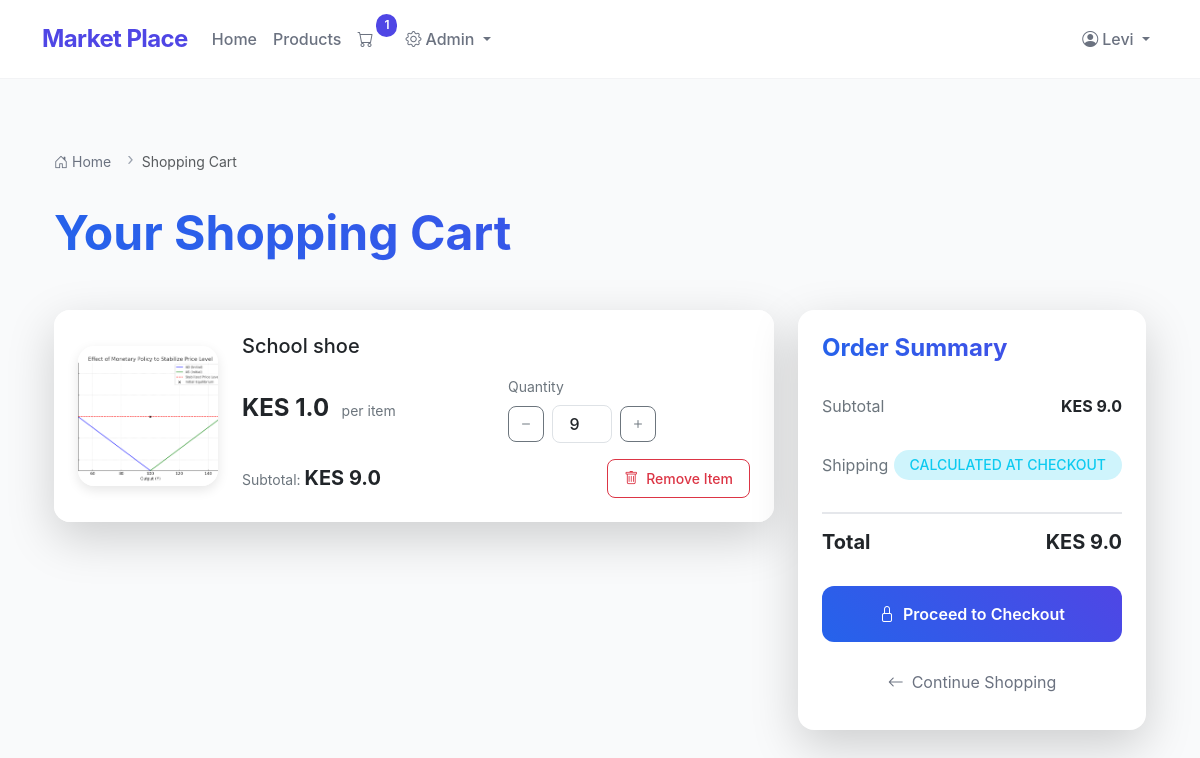
Page /cart (signed in) on the committed database.
### app.py (models this page shows)
class OrderItem(db.Model):
    __tablename__ = 'order_items'
    id = db.Column(db.Integer, primary_key=True)
    order_id = db.Column(db.Integer, db.ForeignKey('orders.id'), nullable=False)
    product_id = db.Column(db.Integer, db.ForeignKey('products.id'), nullable=False)
    quantity = db.Column(db.Integer, nullable=False)
    price_at_time = db.Column(db.Float, nullable=False)

class ProductImage(db.Model):
    __tablename__ = 'product_images'
    id = db.Column(db.Integer, primary_key=True)
    product_id = db.Column(db.Integer, db.ForeignKey('products.id'), nullable=False)
    image_url = db.Column(db.String(200), nullable=False)

class Product(db.Model):
    __tablename__ = 'products'
    id = db.Column(db.Integer, primary_key=True)
    name = db.Column(db.String(100), nullable=False)
    description = db.Column(db.String(500), nullable=True)
    price = db.Column(db.Float, nullable=False)
    stock_quantity = db.Column(db.Integer, nullable=False)
    category_id = db.Column(db.Integer, db.ForeignKey('categories.id'), nullable=False)
    order_items = db.relationship('OrderItem', backref='product', lazy=True)
    images = db.relationship('ProductImage', backref='product', lazy=True)

### app.py (the view)
@app.route('/cart')
def view_cart():
    if 'user_id' not in session:
        flash('Please login to view your cart.', 'info')
        return redirect(url_for('login'))
    order = Order.query.filter_by(user_id=session['user_id'], status="Pending").first()
    if not order:
        return render_template('cart.html', order_items=None, total_price=0)
    order_items = OrderItem.query.filter_by(order_id=order.id).all()
    total_price = sum(item.quantity * item.price_at_time for item in order_items)
    return render_template('cart.html', order_items=order_items, total_price=total_price)

### app.py (called while the page is built)
def get_cart_unique_items():
    if 'user_id' in session:
        order = Order.query.filter_by(user_id=session['user_id'], status="Pending").first()
        if order:
            return OrderItem.query.filter_by(order_id=order.id).count()
    return 0

@app.context_processor
def inject_cart_count():
    return dict(cart_count=get_cart_unique_items())

### templates/cart.html (shortened to what this page needs)
{% extends 'base.html' %}
{% block content %}
<div class="container py-4 py-lg-5">
    <nav aria-label="breadcrumb" class="mb-3 mb-lg-4 custom-breadcrumb">
        <ol class="breadcrumb">
            <li class="breadcrumb-item">
                <a href="{{ url_for('home') }}" class="text-decoration-none">
                    <i class="bi bi-house-door me-1"></i>Home
                </a>
            </li>
            <li class="breadcrumb-item active" aria-current="page">Shopping Cart</li>
        </ol>
    </nav>
    <h1 class="display-5 mb-4 mb-lg-5 fw-bold text-gradient">Your Shopping Cart</h1>
    {% if order_items %}
    <div class="row g-4">
        <div class="col-lg-8">
            <div class="card border-0 shadow-lg rounded-4 overflow-hidden hover-shadow">
                <div class="card-body p-0">
                    {% for item in order_items %}
                    <div class="cart-item p-3 p-lg-4 {% if not loop.last %}border-bottom{% endif %} bg-white hover-bg-light">
                        <div class="row align-items-center">
                            <div class="col-auto">
                                <div class="rounded-4 overflow-hidden product-image-container">
                                    {% if item.product.images %}
                                    <img src="{{ url_for('static', filename='uploads/' + item.product.images[0].image_url) }}"
                                         alt="{{ item.product.name }}"
                                         class="img-fluid w-100 h-100 object-fit-cover zoom-effect">
                                    {% else %}
                                    <div class="w-100 h-100 bg-light d-flex align-items-center justify-content-center">
                                        <i class="bi bi-image fs-2 text-secondary"></i>
                                    </div>
                                    {% endif %}
                                </div>
                            </div>
                            <div class="col">
                                <div class="d-flex flex-column h-100">
                                    <h3 class="h5 mb-3 product-title">{{ item.product.name }}</h3>
                                    <div class="row align-items-center mb-3">
                                        <div class="col-sm-6 mb-3 mb-sm-0">
                                            <div class="price-tag">
                                                <span class="h4 mb-0 fw-bold">KES {{ item.price_at_time }}</span>
                                                <span class="text-secondary ms-2 small">per item</span>
                                            </div>
                                        </div>
                                        <div class="col-sm-6">
                                            <label class="form-label small text-secondary mb-2">Quantity</label>
                                            <div class="quantity-control">
                                                <button class="btn btn-outline-secondary quantity-btn" type="button"
                                                        onclick="updateQuantity({{ item.id }}, 'decrease')">
                                                    <i class="bi bi-dash"></i>
                                                </button>
                                                <input type="number" class="form-control quantity-input"
                                                       value="{{ item.quantity }}" min="1" data-item-id="{{ item.id }}"
                                                       onchange="updateQuantity({{ item.id }}, 'set', this.value)">
                                                <button class="btn btn-outline-secondary quantity-btn" type="button"
                                                        onclick="updateQuantity({{ item.id }}, 'increase')">
                                                    <i class="bi bi-plus"></i>
                                                </button>
                                            </div>
                                        </div>
                                    </div>
                                    <div class="mt-auto d-flex justify-content-between align-items-center flex-wrap">
                                        <div class="subtotal-container me-3">
                                            <span class="text-secondary small">Subtotal: </span>
                                            <span class="subtotal-amount h5 mb-0 fw-bold">
                                                KES {{ item.quantity * item.price_at_time }}
                                            </span>
                                        </div>
                                        <form action="{{ url_for('remove_from_cart', order_item_id=item.id) }}" method="POST"
                                              class="mt-2 mt-sm-0">
                                            <button type="submit" class="btn btn-outline-danger btn-sm remove-btn"
                                                    onclick="return confirm('Are you sure you want to remove this item?')">
                                                <i class="bi bi-trash me-2"></i>Remove Item
                                            </button>
                                        </form>
                                    </div>
                                </div>
                            </div>
                        </div>
                    </div>
                    {% endfor %}
                </div>
            </div>
        </div>
        <div class="col-lg-4">
            <div class="card border-0 shadow-lg rounded-4 sticky-lg-top summary-card">
                <div class="card-body p-4">
                    <h2 class="h4 mb-4 fw-bold text-gradient">Order Summary</h2>
                    <div class="summary-details">
                        <div class="summary-row">
                            <span class="text-secondary">Subtotal</span>
                            <span class="fw-bold">KES {{ total_price }}</span>
                        </div>
                        <div class="summary-row">
                            <span class="text-secondary">Shipping</span>
                            <span class="badge bg-info-subtle text-info">Calculated at checkout</span>
                        </div>
                        <div class="summary-row total-row">
                            <span class="h5 fw-bold mb-0">Total</span>
                            <span class="h5 fw-bold mb-0">KES {{ total_price }}</span>
                        </div>
                    </div>
                    <form action="{{ url_for('checkout_page') }}" method="get">
                        <button type="submit" class="checkout-button">
                            <i class="bi bi-lock me-2"></i>Proceed to Checkout
                        </button>
                    </form>
                    <a href="{{ url_for('products') }}" class="continue-shopping-link">
                        <i class="bi bi-arrow-left me-2"></i>Continue Shopping
                    </a>
                </div>
            </div>
        </div>
    </div>
    {% endif %}
</div>
{% endblock %}

### static/css/styles.css (style rules this page uses)
.breadcrumb { display: flex; gap: 0.5rem; align-items: center; margin-bottom: 2rem; font-size: 0.875rem; color: #6b7280; }
.breadcrumb a { color: #6b7280; text-decoration: none; transition: color 0.2s; }
.badge { padding: 0.5rem 1rem; border-radius: 2rem; font-size: 0.875rem; font-weight: 500; text-transform: uppercase; }
html { scroll-behavior: smooth; }

### templates/base.html (style rules this page uses)
:root { --primary-color: #4F46E5; --hover-color: #4338CA; --background-light: #F9FAFB; --text-primary: #111827; --text-secondary: #6B7280; }
body { font-family: 'Inter', system-ui, -apple-system, sans-serif; background-color: var(--background-light); color: var(--text-primary); }
.btn { padding: 0.5rem 1rem; font-weight: 500; border-radius: 0.5rem; transition: all 0.2s ease; }

### templates/cart.html (style rules this page uses)
:root { --primary-gradient: linear-gradient(45deg, #2563eb, #4f46e5); --hover-transition: all 0.3s ease; }
.text-gradient { background: var(--primary-gradient); -webkit-background-clip: text; -webkit-text-fill-color: transparent; }
.hover-shadow { transition: var(--hover-transition); }
.product-image-container { width: 140px; height: 140px; overflow: hidden; box-shadow: 0 4px 12px rgba(0, 0, 0, 0.1); }
.zoom-effect { transition: var(--hover-transition); }
.quantity-control { display: flex; align-items: center; gap: 8px; max-width: 200px; }
.quantity-btn { width: 36px; height: 36px; padding: 0; display: flex; align-items: center; justify-content: center; border-radius: 8px; }
.quantity-input { width: 60px; text-align: center; border-radius: 8px; font-weight: 500; }
.summary-card { position: sticky; top: 2rem; }
.summary-details { display: flex; flex-direction: column; gap: 1rem; margin-bottom: 1.5rem; }
.summary-row { display: flex; justify-content: space-between; align-items: center; padding: 0.5rem 0; }
.total-row { border-top: 2px solid #e5e7eb; padding-top: 1rem; margin-top: 0.5rem; }
.checkout-button { width: 100%; padding: 1rem; border: none; border-radius: 12px; background: var(--primary-gradient); color: white; font-weight: 600; transition: var(--hover-transition); margin-bottom: 1rem; }
.continue-shopping-link { display: flex; align-items: center; justify-content: center; text-decoration: none; color: #6b7280; padding: 0.75rem; border-radius: 12px; transition: var(--hover-transition); }
.remove-btn { border-radius: 8px; transition: var(--hover-transition); }
.custom-breadcrumb .breadcrumb-item + .breadcrumb-item::before { content: "›"; font-size: 1.2em; line-height: 1; color: #9ca3af; }

### rows in the picture
OrderItem: image_url (picture), product.name "School shoe", price_at_time "1.0", quantity "9", item.quantity*item.price_at_time "9.0"

### other values in the picture
{{ cart_count }} "1"
{{ session.get('user_name') }} "Levi"
{{ total_price }} "9.0"
